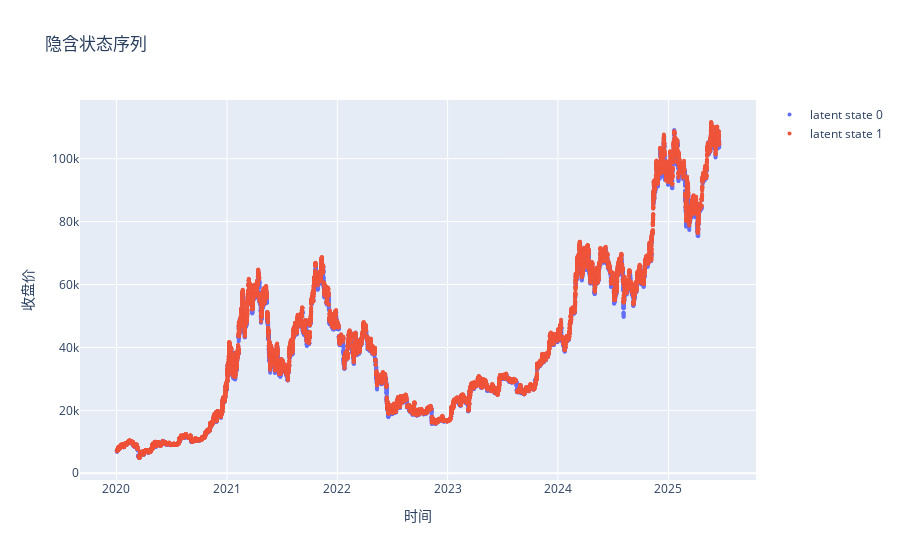

The notebook cell saved with this chart:
### Code cell
from hmmlearn.hmm import GMMHMM  # noqa
import plotly.graph_objects as go
import plotly.express as px
import pandas as pd  # noqa

from jesse.helpers import timestamp_to_time  # noqa

mix = 3  ### GMM mix参数

close_arr = merged_bar[:, 2]
high_arr = merged_bar[:, 3][L:]
low_arr = merged_bar[:, 4][L:]

log_return = np.log(close_arr[1:] / close_arr[:-1])[L - 1 :]
log_return_L = np.log(close_arr[L:] / close_arr[:-L])
HL_diff = np.log(high_arr / low_arr)

X = np.column_stack([HL_diff, log_return_L, log_return])

datelist = np.asarray(
    [pd.Timestamp(timestamp_to_time(i)) for i in merged_bar[:, 0][L:]]
)
closeidx = merged_bar[:, 2][L:]

assert len(datelist) == len(closeidx)
assert len(datelist) == len(X)

gmm = GMMHMM(
    n_components=2,
    n_mix=mix,
    covariance_type="diag",
    n_iter=1000,
    # weights_prior=2,
    means_weight=0.5,
    random_state=study.best_params["random_state"],
)
gmm.fit(X)
latent_states_sequence = gmm.predict(X)

print(np.unique(latent_states_sequence, return_counts=True))

fig = go.Figure()
colors = px.colors.qualitative.Plotly

for i in range(gmm.n_components):
    state = latent_states_sequence == i
    fig.add_trace(
        go.Scatter(
            x=datelist[state],
            y=closeidx[state],
            mode="markers",
            name=f"latent state {i}",
            marker=dict(color=colors[i % len(colors)], size=4),
        )
    )

fig.update_layout(
    title="隐含状态序列",
    xaxis_title="时间",
    yaxis_title="收盘价",
    # width=1400,
    # height=600,
    showlegend=True,
)

fig.show()

### Figure 1 — Plotly figure (JSON) as saved in the notebook; plotly's stock layout.template omitted (floating-point values rounded to 4 significant figures; data arrays with more than 128 entries replaced by an {"elided": "..."} marker saying what was removed)
{"data": [{"marker": {"color": "#636EFA", "size": 4}, "mode": "markers", "name": "latent state 0", "type": "scatter", "x": {"elided": "15575 str values"}, "y": {"elided": "15575 float values"}}, {"marker": {"color": "#EF553B", "size": 4}, "mode": "markers", "name": "latent state 1", "type": "scatter", "x": {"elided": "18976 str values"}, "y": {"elided": "18976 float values"}}], "layout": {"showlegend": true, "title": {"text": "隐含状态序列"}, "xaxis": {"title": {"text": "时间"}}, "yaxis": {"title": {"text": "收盘价"}}}}
